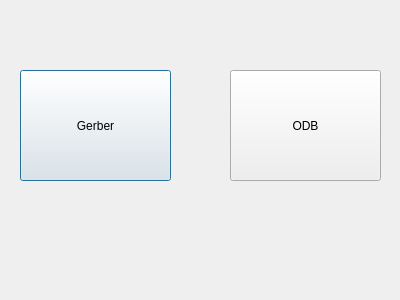
<?xml version="1.0" encoding="UTF-8"?>
<ui version="4.0">
 <class>Dialog</class>
 <widget class="QDialog" name="Dialog">
  <property name="geometry">
   <rect>
    <x>0</x>
    <y>0</y>
    <width>400</width>
    <height>300</height>
   </rect>
  </property>
  <property name="windowTitle">
   <string>Dialog</string>
  </property>
  <widget class="QPushButton" name="pushButtonGerber">
   <property name="geometry">
    <rect>
     <x>20</x>
     <y>70</y>
     <width>151</width>
     <height>111</height>
    </rect>
   </property>
   <property name="text">
    <string>Gerber</string>
   </property>
  </widget>
  <widget class="QPushButton" name="pushButtonOdb">
   <property name="geometry">
    <rect>
     <x>230</x>
     <y>70</y>
     <width>151</width>
     <height>111</height>
    </rect>
   </property>
   <property name="text">
    <string>ODB</string>
   </property>
  </widget>
 </widget>
 <resources/>
 <connections/>
</ui>
